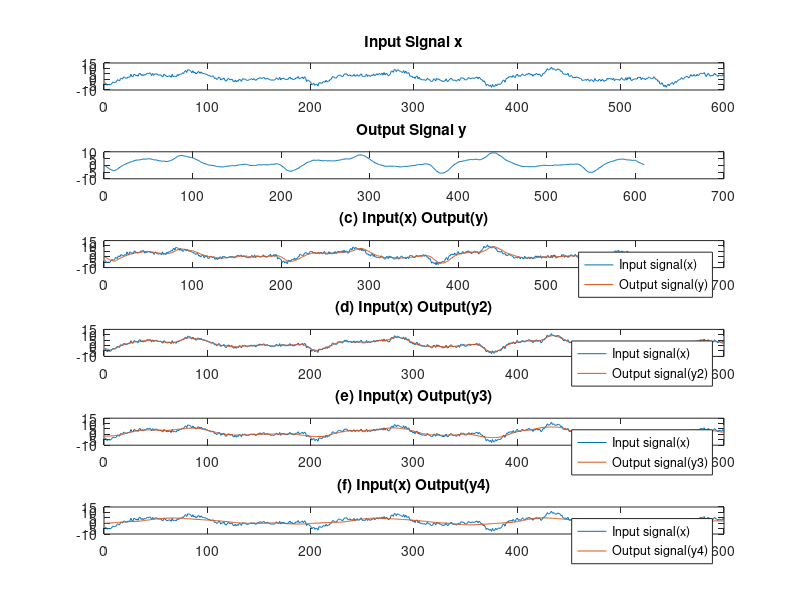

This figure's MATLAB source:
clear 
close all

load DataEOG.txt
%whos

x = DataEOG;
% figure(1)
% stem(x)

figure(2)
subplot(6,1,1)
length(x)
plot(x)
title('Input Signal x')

%subplot(5,1,2)
h = ones(1,11)/11;
%plot(h)

subplot(6,1,2)
y = conv(x, h);
length(y)
plot(y)
title('Output Signal y ')


subplot(6,1,3)
plot(1:length(x),x,1:length(y),y)
legend('Input signal(x)', 'Output signal(y)')
title('(c) Input(x) Output(y)')

subplot(6,1,4)
y2 = y;
y2(1:5) = [];
y2(end-4:end) = [];
length(y2)
plot(1:length(x),x,1:length(y2),y2)
legend('Input signal(x)', 'Output signal(y2)')
title('(d) Input(x) Output(y2)')

subplot(6,1,5)
h = ones(1,31)/31;
y3 = conv(x, h);
y3(1:15) = [];
y3(end-14:end) = [];
plot(1:length(x),x,1:length(y3),y3)
legend('Input signal(x)', 'Output signal(y3)')
title('(e) Input(x) Output(y3)')

subplot(6,1,6)
h = ones(1,67)/67;
y4 = conv(x, h);
y4(1:33) = [];
y4(end-32:end) = [];
plot(1:length(x),x,1:length(y4),y4)
legend('Input signal(x)', 'Output signal(y4)')
title('(f) Input(x) Output(y4)')

zoom xon
